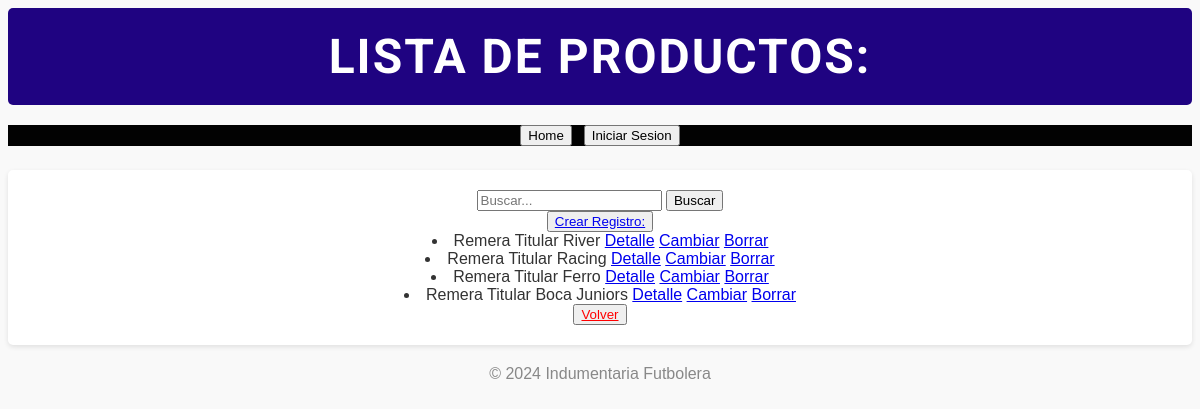
Before: /producto/list/ with the older database file.
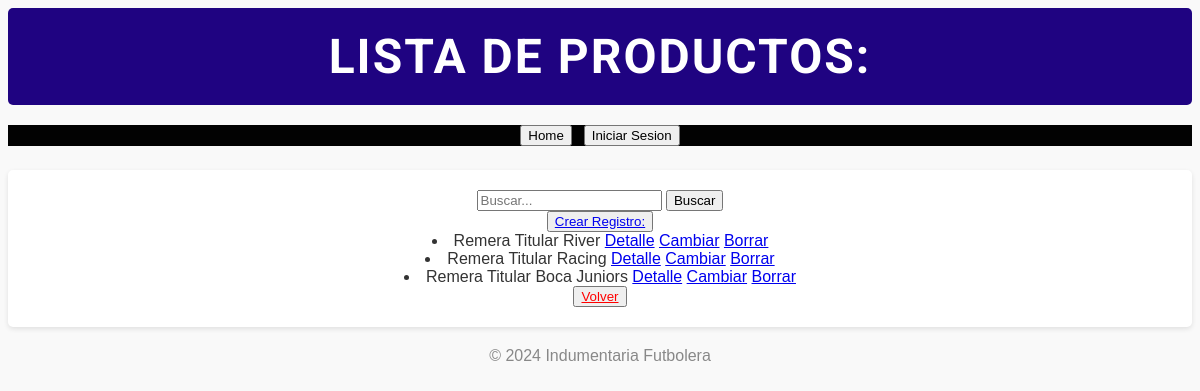
After: the same page with the newer database file.
### servicios/models.py (models this page shows, shortened)
class Producto(models.Model):
    nombre = models.CharField(max_length=30, unique=True)
    talle = models.CharField(max_length=1)
    precio = models.DecimalField(max_digits=10, decimal_places=2)
    stock = models.BooleanField(default=True)

### servicios/views.py (the view)
# urls.py: path("producto/list/", views.producto_list, name="producto_list"),
def producto_list(request):
    q = request.GET.get('q')
    if q:
        query = Producto.objects.filter(nombre__icontains=q)
    else:
        query = Producto.objects.all()
    context = {'object_list': query}
    return render(request, "servicios/producto_list.html", context)

### servicios/templates/servicios/producto_list.html
{% extends 'servicios/base.html' %}
{% block header %}
Lista de Productos:
{% endblock header %}
{% block main %}
<form action="{% url 'producto_list' %}" method="get">
    <input type="text" name="q" placeholder="Buscar...">
    <button type="submit">Buscar</button>
</form>
    <button>
        <a href="{% url 'producto_create' %}">Crear Registro:</a>
    </button>
    {% for object in object_list %}
    <li>
        {{ object.nombre }}
        <a href="{% url 'producto_detail' object.id %}">Detalle</a>
        <a href="{% url 'producto_update' object.id %}">Cambiar</a>
        <a href="{% url 'producto_delete' object.id %}">Borrar</a>
    </li>
    {% empty %}
        <p>No hay Registros.</p>
    {% endfor %}
    <button>
        <a href="{% url 'index' %}" style="color: red";>Volver</a>
    </button>
{% endblock main %}

Changed rows visible on the page:
removed Producto: nombre "Remera Titular Ferro"
